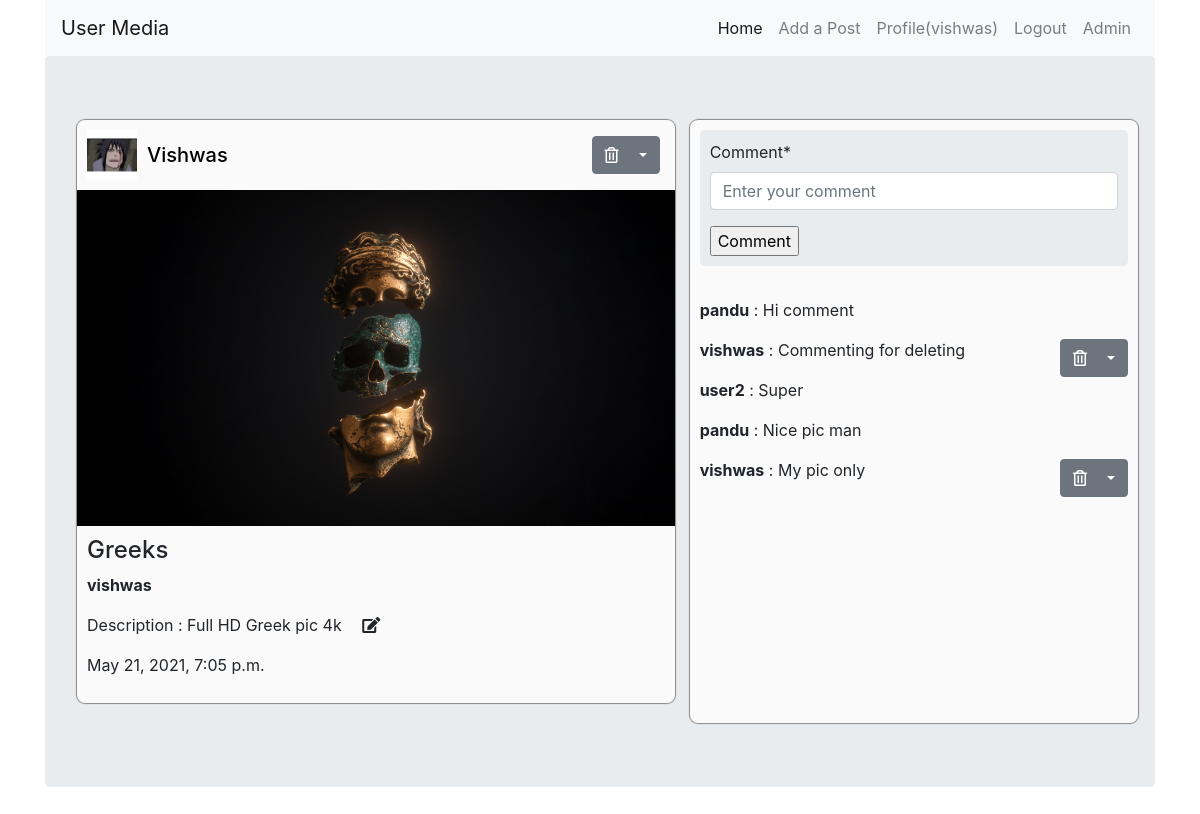
The app's page /post_detail/7/ (signed in) with its own data.
### userapp/models.py (models this page shows, shortened)
class Post(models.Model):
    user = models.ForeignKey(User,related_name='posts',on_delete=models.CASCADE)
    title = models.CharField(max_length=250)
    description = models.CharField(max_length=300,blank=True,null=True)
    picture = models.ImageField(upload_to='pics/')
    created = models.DateTimeField(auto_now_add=True)

class UserProfile(models.Model):
    user = models.OneToOneField(User,related_name='profile',on_delete=models.CASCADE)
    profile_pic = models.ImageField(upload_to='profile_pics/',blank=True)

class Comment(models.Model):
    post = models.ForeignKey(Post,related_name='comments',on_delete=models.CASCADE)
    user = models.ForeignKey(User,related_name='comments',on_delete=models.CASCADE)
    text = models.CharField(max_length=256)
    time_commented = models.DateTimeField(auto_now_add=True)

### userapp/views.py (the view)
# urls.py: path('post_detail/<str:pk>/',views.post_detail,name='post_detail'),
@login_required(login_url='login')
def post_detail(request,pk):
    post = Post.objects.get(id = pk)
    post_form = PostUpdateForm(instance=post)
    comments = Comment.objects.filter(post = post).order_by('-time_commented')
    comment_form = CommentForm()
    context = {'post_form':post_form, 'comment_form':comment_form,'post':post,'old_comments':comments}
    if request.method == 'POST':
        post_form = PostUpdateForm(request.POST,instance = post)
        if post_form.is_valid():
            post_form.save()
            return redirect('post_detail',pk)
    return render(request,'userapp/post_detail.html',context)

### userapp/forms.py
class PostUpdateForm(forms.ModelForm):
    description = forms.CharField(widget=forms.Textarea,required=False)
    class Meta:
        model = Post
        fields = ['description',]

class CommentForm(forms.ModelForm):
    class Meta:
        model = Comment
        fields = ['text',]
        widgets = {
            'text': forms.TextInput(attrs={'placeholder': 'Enter your comment'}),
        }
        labels = {
            'text':'Comment',
        }

### userapp/templates/userapp/post_detail.html (shortened to what this page needs)
<!DOCTYPE html>
{% extends 'userapp/base.html' %}
{% load static %}
{% load crispy_forms_tags %}
{% block body_block %}
    <div class="jumbotron">
        <div class="row" >
            <div class="col-md-7 col-sm-8">
                <div class="post" id="postid{{post.id}}">
                    <div class="post-top">
                        {% if post.user.profile.profile_pic %}
                            <img src="{{post.user.profile.profile_pic.url}}" alt="{{post.user.username}}" style="width:50px;">
                        {% endif %}
                        <h5><a href="{% url 'profile' post.user.id %}"> {{post.user.username|title}}</a></h5>
                        {% if user == post.user %}
                            <div class="dropdown" style="margin:auto 5px auto auto;">
                                <button class="btn btn-secondary dropdown-toggle" type="button" id="dropdownMenuButton" data-toggle="dropdown" aria-haspopup="true" aria-expanded="false">
                                <i class="far fa-trash-alt pr-3 dropdown"></i></button>
                            </div>
                        {% endif %}
                    </div>
                    <img class="post_middle" src="{{post.picture.url}}" alt="post picture" style="width:100%">
                    <div class="post-bottom">
                        <h4>{{post.title|title}}</h4>
                        <p><strong>{{post.user.username}}</strong></p>
                        <p>Description :
                        {% if post.description %}
                            {{post.description}}
                        {% endif %}
                        {% if user == post.user %}
                            <i class="fa fa-edit pl-3 edit"  style="cursor: pointer;"></i>
                        {% endif %}
                        </p>
                        <p> {{post.created}}</p>
                    </div>
                </div>
            </div>
            <div class="col-md-5 col-sm-8 comment-section" style="">
                 <div class="new-comment jumbotron" style="width: 100%">
                    <form action="{% url 'make_comment' post.id %}" method="post">
                        {{comment_form|crispy}}
                        <input type="submit" value="Comment">
                    </form>
                </div>
                <div class="old-comments" style="width: 100%">
                    {% for old_comment in old_comments %}
                        <div class="old-comment">
                            <p style="display: inline-block"><strong>{{old_comment.user.username}}</strong>  : {{old_comment.text|capfirst}}</p>
                            {% if  old_comment.user == user%}
                                <div class="dropdown">
                                    <button class="btn btn-secondary dropdown-toggle" type="button" id="dropdownMenuButton" data-toggle="dropdown" aria-haspopup="true" aria-expanded="false">
                                    <i class="far fa-trash-alt pr-3 dropdown"></i></button>
                                </div>
                            {% endif %}
                        </div>
                    {% endfor %}
                </div>
            </div>
        </div>
    </div>
{% endblock body_block %}

### userapp/templates/userapp/base.html (shortened to what this page needs)
<!DOCTYPE html>
{% load static %}
<html lang="en">
<head>
    <link rel="stylesheet" href="https://cdn.jsdelivr.net/npm/bootstrap@4.6.0/dist/css/bootstrap.min.css">
    <link rel="stylesheet" href="https://cdnjs.cloudflare.com/ajax/libs/font-awesome/5.15.3/css/all.min.css" />
    <link rel="stylesheet" href="{% static 'css/base.css' %}">
</head>
<body>
    <div class="container">
        <nav class="navbar navbar-expand-lg navbar-light bg-light">
            <a class="navbar-brand" href="/">User Media</a>
            <div class="collapse navbar-collapse" id="navbarNavAltMarkup">
                <div class="navbar-nav  ml-auto">
                <a class="nav-link active" href="/">Home</a>
                {% if user.is_authenticated %}
                    <a class="nav-link" href="{% url 'add_post'%}">Add a Post</a>
                    <a class="nav-link" href="{% url 'profile' user.id %}">Profile({{user.username}})</a>
                    <a class="nav-link" href="{% url 'logout' %}">Logout</a>
                {% else %}
                    <a class="nav-link" href="{% url 'login' %}">Login </a>
                    <a class="nav-link" href="{% url 'signup' %}">Signup</a>
                {% endif %}
                <a href="/admin" class="nav-link">Admin</a>
                </div>
            </div>
        </nav>
        {% block body_block %}{% endblock body_block %}
    </div>
</body>
</html>

### userapp/static/css/base.css (style rules this page uses)
* { scroll-behavior: smooth; }
a ,a > * { color: black; }
.post { background:rgb(250,250,250); width:70%; display: flex; flex-direction: column; align-items: center; justify-content: center; margin-bottom: 20px; border-radius: 8px; box-shadow: 0px 0px 1px 1px #888888; }
.post-top { padding:10px; width:100%; display: flex; align-items:center; }
.post-bottom { padding:10px; width:100%; display: flex; flex-direction: column; }
.post-top h5 { margin:5px 10px; }

### userapp/templates/userapp/post_detail.html (style rules this page uses)
.post { width: 100%; height: auto; }
.comment-section { background:rgb(250,250,250); border-radius: 8px; box-shadow: 0px 0px 1px 1px #888888; padding:10px; }
.old-comment { display:flex; align-items:center; justify-content:space-between; }
.new-comment { padding:10px; }

### records on screen
Post: user.profile.profile_pic (picture), user.username "Vishwas", picture (picture), title "Greeks", user.username "vishwas", description "Full HD Greek pic 4k", created "May 21, 2021, 7:05 p.m."
Comment: user.username "pandu", text "Hi comment"
Comment: user.username "vishwas", text "Commenting for deleting"
Comment: user.username "user2", text "Super"
Comment: user.username "pandu", text "Nice pic man"
Comment: user.username "vishwas", text "My pic only"

### other values on screen
{{ user.username }} "vishwas"
